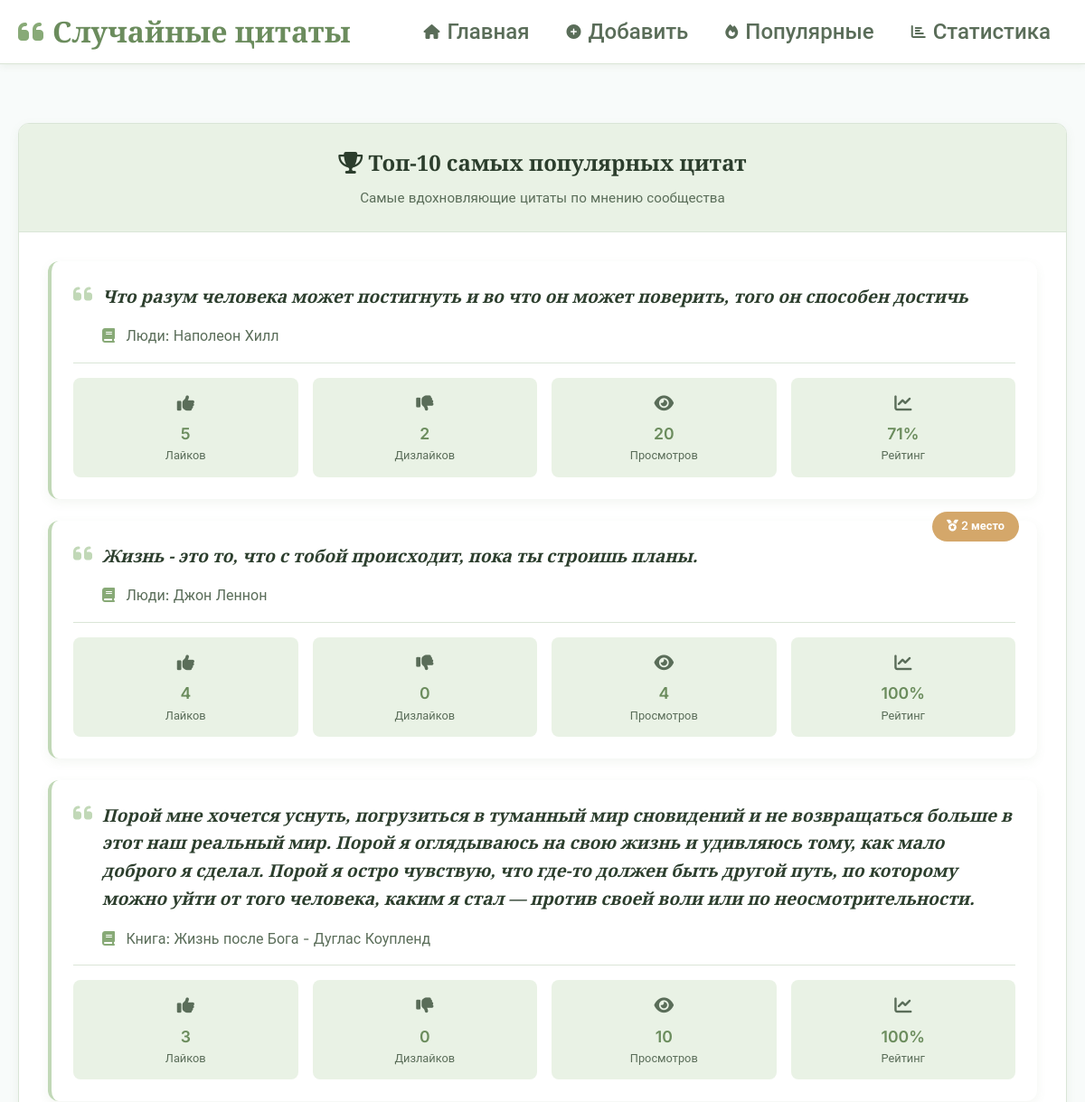
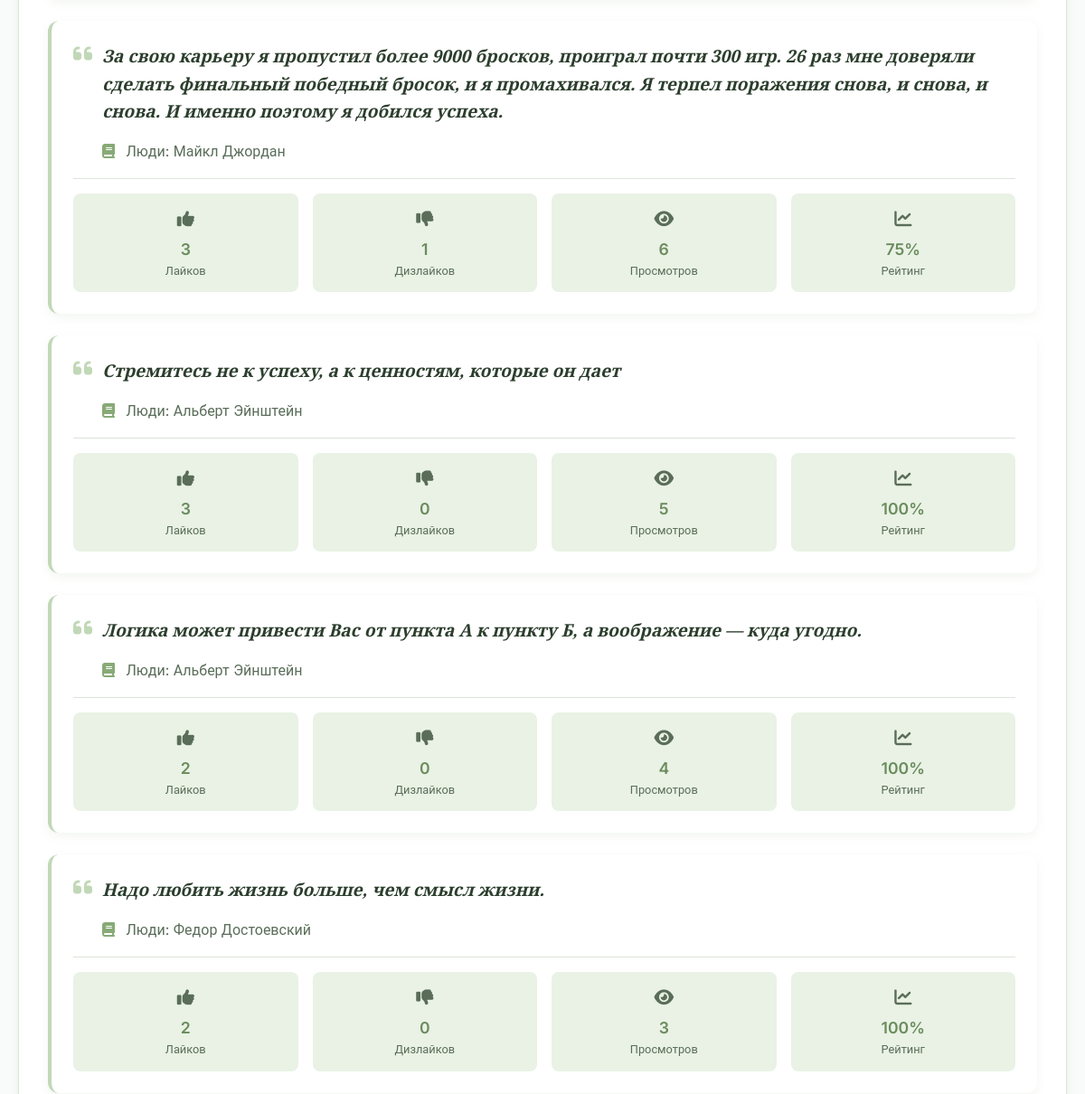
/popular/ (upper part), run on an earlier commit of the app's database (2 pictures, top to bottom).
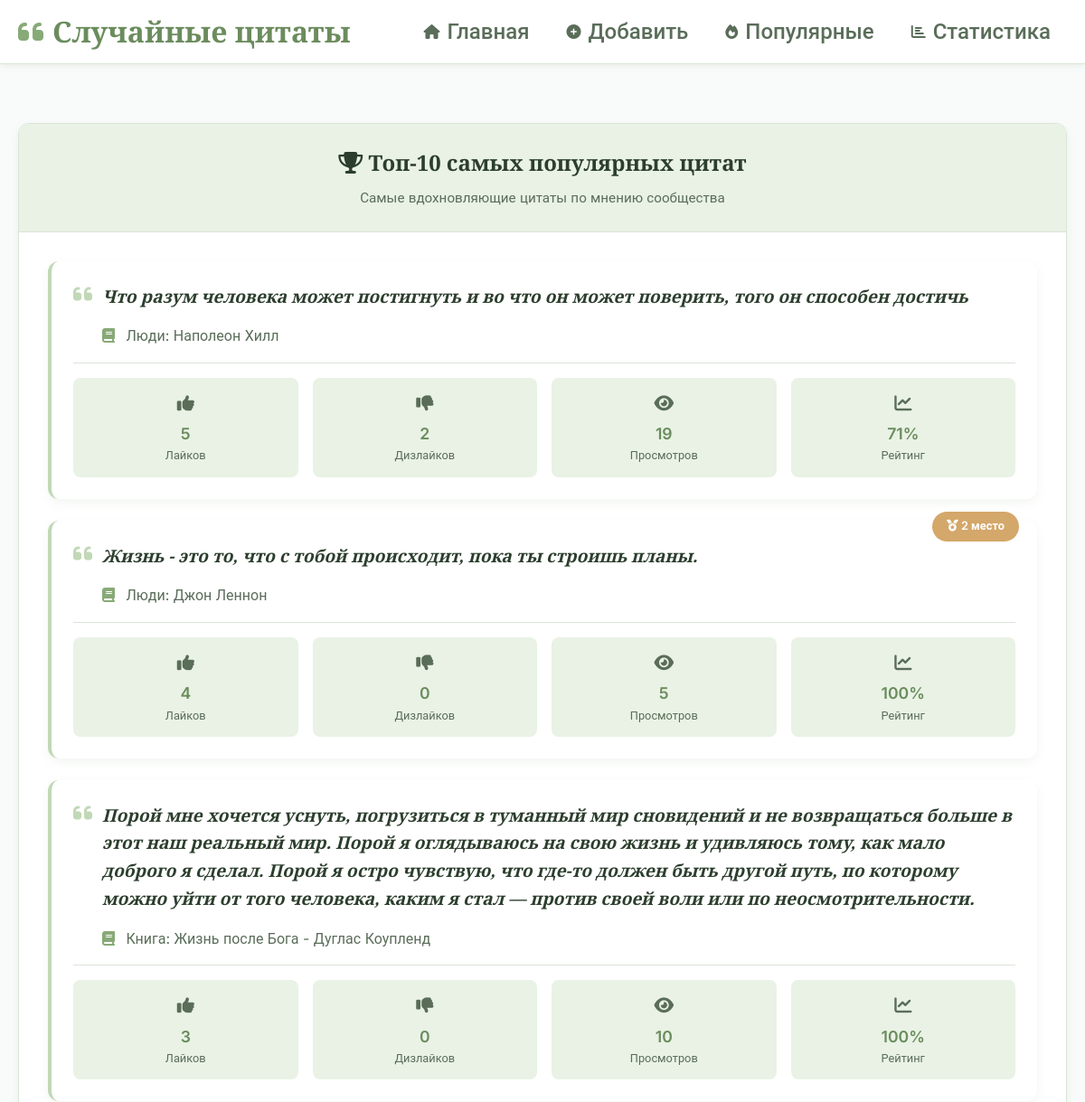
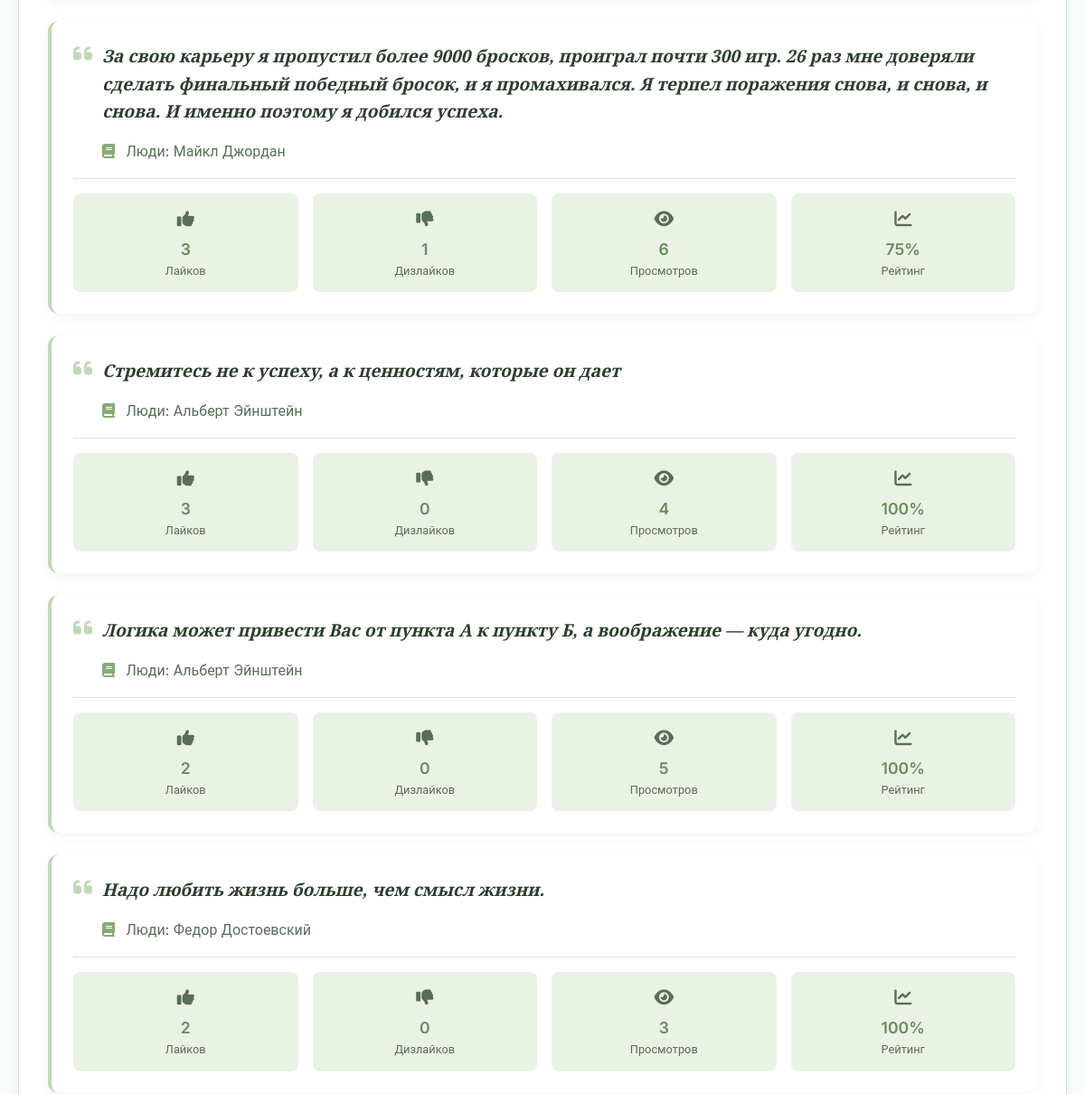
And on a later commit of the database (2 pictures, top to bottom).
### quotes/models.py (models this page shows, shortened)
class Quote(models.Model):
    text = models.TextField(verbose_name="Текст цитаты")
    source = models.ForeignKey(Source, on_delete=models.CASCADE, verbose_name="Источник")
    weight = models.PositiveIntegerField(default=1, verbose_name="Вес")
    views = models.PositiveIntegerField(default=0, verbose_name="Просмотры")
    likes = models.PositiveIntegerField(default=0, verbose_name="Лайки")
    dislikes = models.PositiveIntegerField(default=0, verbose_name="Дизлайки")
    created_at = models.DateTimeField(auto_now_add=True)
    updated_at = models.DateTimeField(auto_now=True)
    class Meta:
        unique_together = ['text', 'source']

class Source(models.Model):
    TYPE_CHOICES = [
        ('movie', 'Фильм'),
        ('book', 'Книга'),
        ('series', 'Сериал'),
        ('game', 'Игра'),
        ('person', 'Люди'),
        ('other', 'Другое'),
    ]
    name = models.CharField(max_length=200, verbose_name="Название")
    type = models.CharField(max_length=20, choices=TYPE_CHOICES, verbose_name="Тип")
    created_at = models.DateTimeField(auto_now_add=True)
    class Meta:
        unique_together = ['name', 'type']
    def __str__(self):
        return f"{self.get_type_display()}: {self.name}"

### quotes/views.py (the view)
# urls.py: path('popular/', views.popular_quotes, name='popular_quotes'),
def popular_quotes(request):
    quotes = Quote.objects.order_by('-likes', '-views')[:10]
    return render(request, 'quotes/popular_quotes.html', {'quotes': quotes})

### quotes/templates/quotes/popular_quotes.html
{% extends 'quotes/base.html' %}
{% block content %}
<div class="quote-container">
    <div class="quote-card fade-in">
        <div class="card-header text-center">
            <h2><i class="fas fa-trophy"></i> Топ-10 самых популярных цитат</h2>
            <p class="mb-0">Самые вдохновляющие цитаты по мнению сообщества</p>
        </div>
        <div class="card-body">
            {% for quote in quotes %}
            <div class="quote-item fade-in" style="animation-delay: {{ forloop.counter0|add:0.1 }}s">
                <div class="quote-content">
                    <div class="quote-text">
                        <i class="fas fa-quote-left quote-icon"></i>
                        <p>{{ quote.text }}</p>
                    </div>
                    <div class="quote-source">
                        <i class="fas fa-book"></i>
                        {{ quote.source }}
                    </div>
                </div>
                <div class="quote-stats">
                    <div class="stat-grid">
                        <div class="stat-item">
                            <span class="stat-icon"><i class="fas fa-thumbs-up"></i></span>
                            <span class="stat-value">{{ quote.likes }}</span>
                            <span class="stat-label">Лайков</span>
                        </div>
                        <div class="stat-item">
                            <span class="stat-icon"><i class="fas fa-thumbs-down"></i></span>
                            <span class="stat-value">{{ quote.dislikes }}</span>
                            <span class="stat-label">Дизлайков</span>
                        </div>
                        <div class="stat-item">
                            <span class="stat-icon"><i class="fas fa-eye"></i></span>
                            <span class="stat-value">{{ quote.views }}</span>
                            <span class="stat-label">Просмотров</span>
                        </div>
                        <div class="stat-item">
                            <span class="stat-icon"><i class="fas fa-chart-line"></i></span>
                            <span class="stat-value">{% with total_votes=quote.likes|add:quote.dislikes %}
                                    {% if total_votes > 0 %}
                                        {% widthratio quote.likes total_votes 100 %}%
                                    {% else %}
                                        0%
                                    {% endif %}
                                {% endwith %}</span>
                            <span class="stat-label">Рейтинг</span>
                        </div>
                    </div>
                </div>
                {% if forloop.counter <= 3 %}
                <div class="quote-badge">
                    <i class="fas fa-medal"></i>
                    {{ forloop.counter }} место
                </div>
                {% endif %}
            </div>
            {% empty %}
            <div class="no-quotes text-center">
                <i class="fas fa-inbox fa-3x mb-3"></i>
                <h4>Пока нет цитат с оценками</h4>
                <p>Будьте первым, кто оценит цитаты!</p>
            </div>
            {% endfor %}
        </div>
    </div>
</div>
{% endblock %}

What changed in the data, as far as the page shows it:
changed Quote "Люди: Наполеон Хилл": views "20" → "19"
changed Quote "Жизнь - это то, что с тобой происходит, пока ты строишь планы.": views "4" → "5"
changed Quote "Стремитесь не к успеху, а к ценностям, которые он дает": views "5" → "4"
changed Quote "Логика может привести Вас от пункта А к пункту Б, а воображение — куда угодно.": views "4" → "5"
